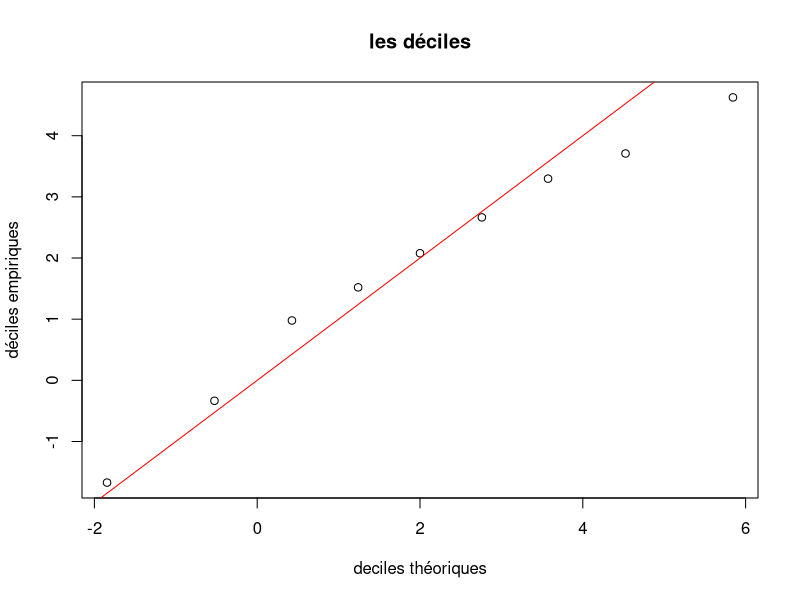
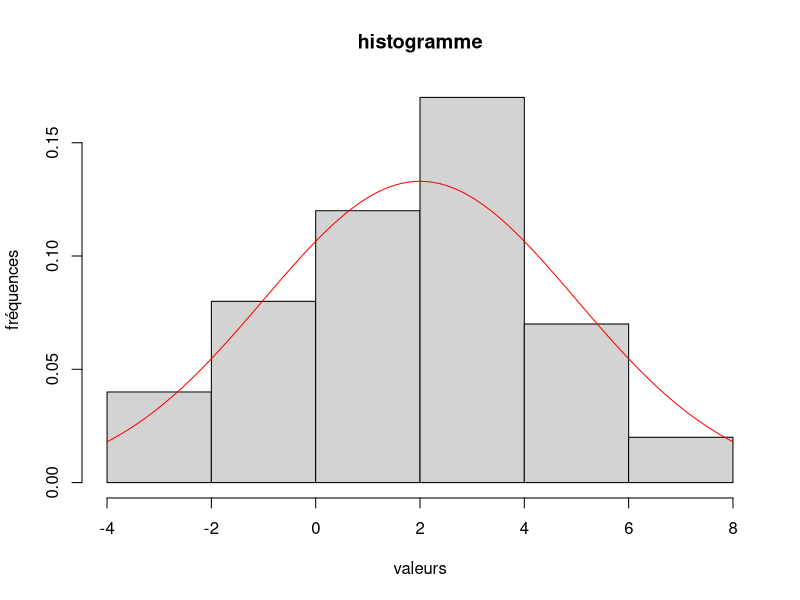
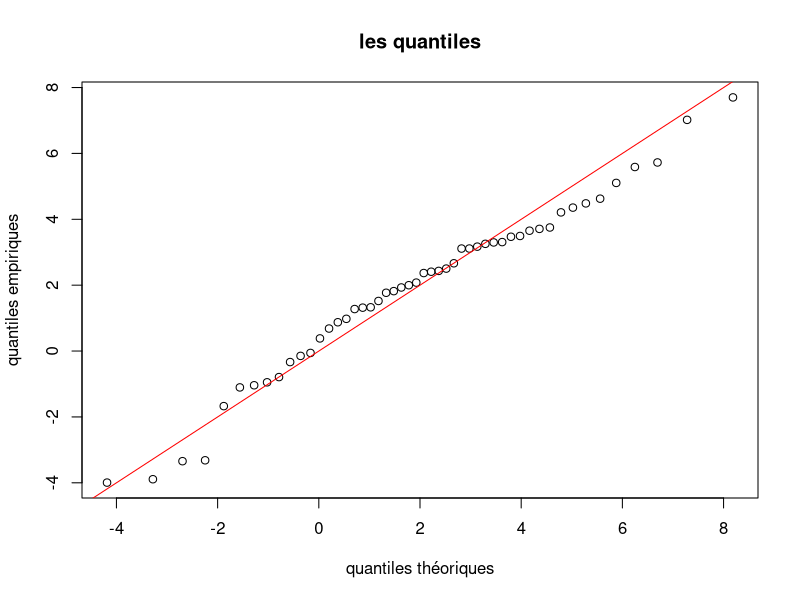

R code for these plots, in order: (Note: this script raises an error after producing the figures.)
# Dans cette partie X est une variable al ́eatoire de loi N (2, 4).

# Exercice 1 : quantiles empiriques ou th ́eoriques
# Le quantile empirique d’ordre α d’un  ́echantillon de n tirages ind ́ependants x1, x2, ..., xn de X est la
# valeur pour laquelle, la proportion des xi qui se trouvent inf ́erieurs ou  ́egaux `a cette valeur, vaut α. Le
# quantile th ́eorique d’ordre α appel ́e quantile (et calcul ́e par la fonction de quantile qnorm()) est la valeur
# telle que la probabilit ́e que X soit inf ́erieur ou  ́egal `a cette valeur, vaille α

# 1. Simuler un  ́echantillon de taille n = 50 de X et l’affecter `a x.

mu <- 2
sigma <- 3
n <- 50

x <- rnorm(n, mu, sigma)

# 2. Calculer les quantiles empiriques d’ordre 10%, 20%, ..., 90% de x (appel ́es aussi les d ́eciles empiriques
# car ils permettent de couper l’ ́echantillon en dix) `a l’aide de la fonction quantile() et en utilisant
# l’option type=1.

demp <- quantile(x, probs = seq(0.1, 0.9, 0.1), type = 1)

# 3. Calculer les quantiles th ́eoriques d’ordre 10%, 20%, ..., 90% de X `a l’aide de la fonction qnorm()

dtheo <- qnorm(seq(0.1, 0.9, 0.1), mu, sigma)

# 4. Faire un graphe des 9 points d’abscisses les d ́eciles et d’ordonn ́ees les d ́eciles empiriques. Ajouter
# la droite y = x. Commentaire

plot(dtheo, demp, main = "les déciles", xlab = "deciles théoriques", ylab = "déciles empiriques")
abline(0, 1, col = "red")

# 5. Faire un histogramme des observations tir ́ees et y superposer la densit ́e de la loi N (2, 4). Commen-
# taire.

hist(x, main = "histogramme", xlab = "valeurs", ylab = "fréquences", freq = FALSE)
curve(dnorm(x, mu, sigma), col = "red", add = TRUE)

# 6. Calculer les quantiles empiriques d’ordre 1/(n + 1), 2/(n + 1), ...., n/(n + 1) de x. Les comparer aux
# valeurs ordonn ́ees de l’ ́echantillon que l’on obtiendra avec la commande sort(x).

emp <- quantile(x, probs = seq(1 / (n + 1), n / (n + 1), 1 / (n + 1)), type = 1)
sort(x)

# 7. Calculer les quantiles th ́eoriques d’ordre 1/(n + 1), 2/(n + 1), ...., n/(n + 1) de X et tracer les points
# d’abscisses quantiles th ́eoriques et ordonn ́ees quantiles empiriques. Y ajouter la droite y = x.

theo <- qnorm(seq(1 / (n + 1), n / (n + 1), 1 / (n + 1)), mu, sigma)
plot(theo, emp, main = "les quantiles", xlab = "quantiles théoriques", ylab = "quantiles empiriques")
abline(0, 1, col = "red")

# 8. Reprendre les quantiles th ́eoriques d’ordre 1/(n + 1), 2/(n + 1), ...., n/(n + 1) de la variable normale
# centr ́ee r ́eduite U , calcul ́es dans la question 4 du premier exercice 1. Faire un plot() des valeurs
# ordonn ́ees de l’ ́echantillon selon les quantiles th ́eoriques d’ordre 1/(n + 1), 2/(n + 1), ...., n/(n + 1)
# de la variable normale centr ́ee r ́eduite U . Y ajouter la droite d’ ́equation y = σx + μ pour μ = 2 et
# σ = 2. Cette droite s’appelle droite de Henry et permet d’appr ́ecier la normalit ́e d’un  ́echantillon
# x1, ..., xn. Plus les points sont proches de la droite plus l’hypoth`ese de normalit ́e faite sur la variable
# qui a g ́en ́er ́e ces observations est correcte.

qthe
